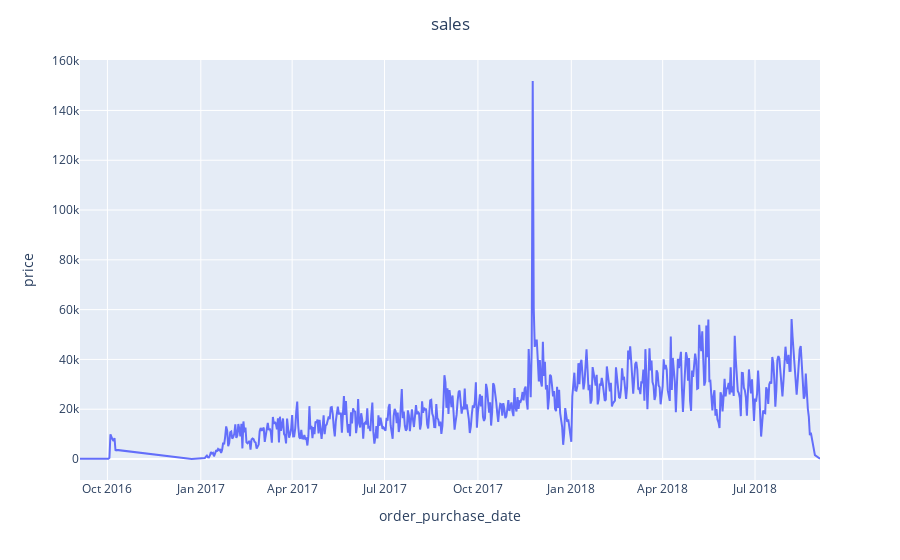

The notebook cell saved with this chart:
### Markdown cell above
# Data visualisaion

### Code cell
#graph with the total sales- price- over time
#plot the graph
sales_by_time= orders_list.groupby(["order_purchase_date"],as_index=False)["price"].sum()
fig = px.line(sales_by_time, x="order_purchase_date", y="price")
fig.update_layout(title_text='sales',title_x=0.5,template='plotly')
fig.show()

### Figure 1 — Plotly figure (JSON) as saved in the notebook; plotly's stock layout.template omitted (floating-point values rounded to 4 significant figures; data arrays with more than 128 entries replaced by an {"elided": "..."} marker saying what was removed)
{"data": [{"hovertemplate": "order_purchase_date=%{x}<br>price=%{y}<extra></extra>", "legendgroup": "", "line": {"color": "#636efa", "dash": "solid"}, "mode": "lines", "name": "", "orientation": "v", "showlegend": false, "type": "scatter", "x": {"elided": "616 str values"}, "xaxis": "x", "y": {"elided": "616 int values"}, "yaxis": "y"}], "layout": {"legend": {"tracegroupgap": 0}, "margin": {"t": 60}, "title": {"text": "sales", "x": 0.5}, "xaxis": {"anchor": "y", "domain": [0, 1], "title": {"text": "order_purchase_date"}}, "yaxis": {"anchor": "x", "domain": [0, 1], "title": {"text": "price"}}}}
